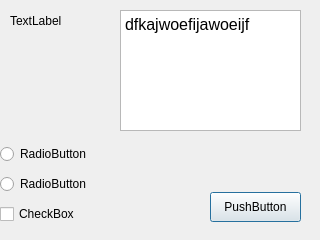
<?xml version="1.0" encoding="UTF-8"?>
<ui version="4.0">
 <class>Dialog</class>
 <widget class="QDialog" name="Dialog">
  <property name="geometry">
   <rect>
    <x>0</x>
    <y>0</y>
    <width>320</width>
    <height>240</height>
   </rect>
  </property>
  <property name="windowTitle">
   <string>Dialog</string>
  </property>
  <widget class="QLabel" name="label">
   <property name="geometry">
    <rect>
     <x>10</x>
     <y>10</y>
     <width>68</width>
     <height>22</height>
    </rect>
   </property>
   <property name="text">
    <string>TextLabel</string>
   </property>
  </widget>
  <widget class="QTextEdit" name="textEdit">
   <property name="geometry">
    <rect>
     <x>120</x>
     <y>10</y>
     <width>181</width>
     <height>121</height>
    </rect>
   </property>
   <property name="html">
    <string>&lt;!DOCTYPE HTML PUBLIC &quot;-//W3C//DTD HTML 4.0//EN&quot; &quot;http://www.w3.org/TR/REC-html40/strict.dtd&quot;&gt;
&lt;html&gt;&lt;head&gt;&lt;meta name=&quot;qrichtext&quot; content=&quot;1&quot; /&gt;&lt;style type=&quot;text/css&quot;&gt;
p, li { white-space: pre-wrap; }
&lt;/style&gt;&lt;/head&gt;&lt;body style=&quot; font-family:'PibotoLt'; font-size:12pt; font-weight:400; font-style:normal;&quot;&gt;
&lt;p style=&quot; margin-top:0px; margin-bottom:0px; margin-left:0px; margin-right:0px; -qt-block-indent:0; text-indent:0px;&quot;&gt;dfkajwoefijawoeijf&lt;/p&gt;&lt;/body&gt;&lt;/html&gt;</string>
   </property>
  </widget>
  <widget class="QRadioButton" name="radioButton">
   <property name="geometry">
    <rect>
     <x>0</x>
     <y>140</y>
     <width>113</width>
     <height>28</height>
    </rect>
   </property>
   <property name="text">
    <string>RadioButton</string>
   </property>
  </widget>
  <widget class="QRadioButton" name="radioButton_2">
   <property name="geometry">
    <rect>
     <x>0</x>
     <y>170</y>
     <width>113</width>
     <height>28</height>
    </rect>
   </property>
   <property name="text">
    <string>RadioButton</string>
   </property>
  </widget>
  <widget class="QCheckBox" name="checkBox">
   <property name="geometry">
    <rect>
     <x>0</x>
     <y>200</y>
     <width>95</width>
     <height>28</height>
    </rect>
   </property>
   <property name="text">
    <string>CheckBox</string>
   </property>
  </widget>
  <widget class="QPushButton" name="pushButton">
   <property name="geometry">
    <rect>
     <x>210</x>
     <y>192</y>
     <width>91</width>
     <height>30</height>
    </rect>
   </property>
   <property name="text">
    <string>PushButton</string>
   </property>
  </widget>
 </widget>
 <resources/>
 <connections/>
</ui>
